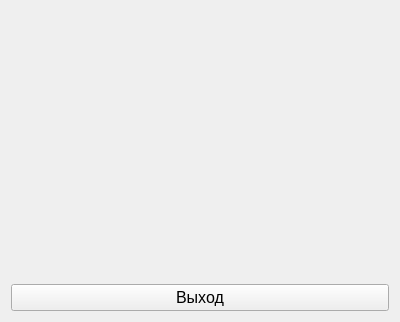
<?xml version="1.0" encoding="UTF-8"?>
<ui version="4.0">
 <class>widgets</class>
 <widget class="QWidget" name="widgets">
  <property name="geometry">
   <rect>
    <x>0</x>
    <y>0</y>
    <width>400</width>
    <height>322</height>
   </rect>
  </property>
  <property name="windowTitle">
   <string>Form</string>
  </property>
  <layout class="QVBoxLayout" name="verticalLayout">
   <item>
    <layout class="QHBoxLayout" name="horizontalLayout">
     <item>
      <widget class="QLabel" name="label_2">
       <property name="text">
        <string/>
       </property>
      </widget>
     </item>
     <item>
      <widget class="QLabel" name="label">
       <property name="text">
        <string/>
       </property>
      </widget>
     </item>
    </layout>
   </item>
   <item>
    <widget class="QPushButton" name="pushButton">
     <property name="font">
      <font>
       <pointsize>12</pointsize>
       <italic>false</italic>
       <bold>false</bold>
      </font>
     </property>
     <property name="text">
      <string>Выход</string>
     </property>
    </widget>
   </item>
  </layout>
 </widget>
 <resources/>
 <connections/>
</ui>
